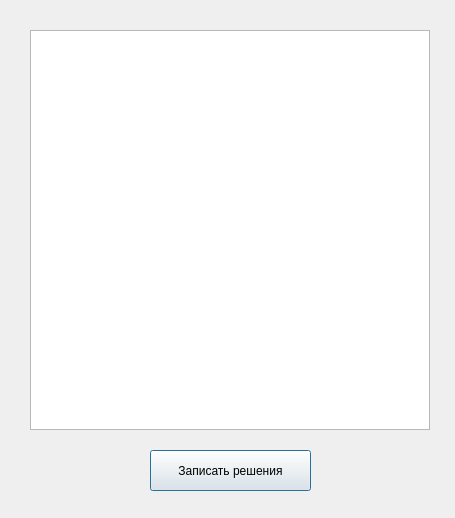
<?xml version="1.0" encoding="UTF-8"?>
<ui version="4.0">
 <class>ui_dialog_located</class>
 <widget class="QDialog" name="ui_dialog_located">
  <property name="geometry">
   <rect>
    <x>0</x>
    <y>0</y>
    <width>455</width>
    <height>518</height>
   </rect>
  </property>
  <property name="windowTitle">
   <string>Dialog</string>
  </property>
  <widget class="QGraphicsView" name="dialog_located_desk">
   <property name="geometry">
    <rect>
     <x>30</x>
     <y>30</y>
     <width>400</width>
     <height>400</height>
    </rect>
   </property>
  </widget>
  <widget class="QPushButton" name="dialog_located_confirm">
   <property name="geometry">
    <rect>
     <x>150</x>
     <y>450</y>
     <width>161</width>
     <height>41</height>
    </rect>
   </property>
   <property name="text">
    <string>Записать решения</string>
   </property>
  </widget>
 </widget>
 <resources/>
 <connections/>
</ui>
